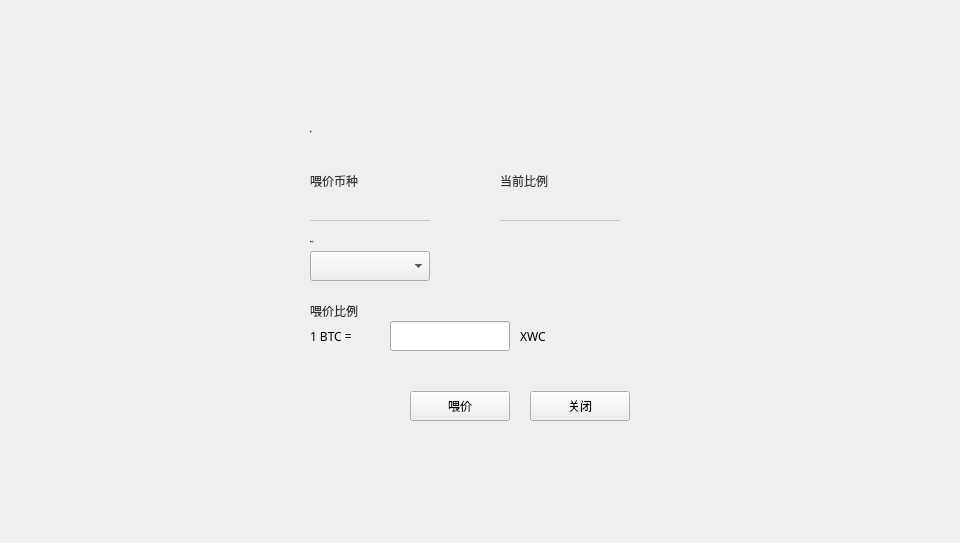
<?xml version="1.0" encoding="UTF-8"?>
<ui version="4.0">
 <class>FeedPriceDialog</class>
 <widget class="QDialog" name="FeedPriceDialog">
  <property name="geometry">
   <rect>
    <x>0</x>
    <y>0</y>
    <width>960</width>
    <height>543</height>
   </rect>
  </property>
  <property name="windowTitle">
   <string>Dialog</string>
  </property>
  <widget class="QWidget" name="widget" native="true">
   <property name="geometry">
    <rect>
     <x>0</x>
     <y>0</y>
     <width>960</width>
     <height>543</height>
    </rect>
   </property>
   <property name="font">
    <font>
     <family>Microsoft YaHei UI Light</family>
     <weight>75</weight>
     <bold>true</bold>
    </font>
   </property>
   <widget class="QWidget" name="containerWidget" native="true">
    <property name="geometry">
     <rect>
      <x>280</x>
      <y>101</y>
      <width>400</width>
      <height>340</height>
     </rect>
    </property>
    <property name="font">
     <font>
      <family>微软雅黑</family>
      <weight>50</weight>
      <bold>false</bold>
     </font>
    </property>
    <property name="styleSheet">
     <string notr="true"/>
    </property>
    <widget class="QToolButton" name="closeBtn">
     <property name="geometry">
      <rect>
       <x>250</x>
       <y>290</y>
       <width>100</width>
       <height>30</height>
      </rect>
     </property>
     <property name="font">
      <font>
       <family>Microsoft YaHei UI Light</family>
       <weight>50</weight>
       <bold>false</bold>
      </font>
     </property>
     <property name="cursor">
      <cursorShape>PointingHandCursor</cursorShape>
     </property>
     <property name="styleSheet">
      <string notr="true"/>
     </property>
     <property name="text">
      <string>关闭</string>
     </property>
    </widget>
    <widget class="QLabel" name="label_2">
     <property name="geometry">
      <rect>
       <x>30</x>
       <y>70</y>
       <width>120</width>
       <height>20</height>
      </rect>
     </property>
     <property name="styleSheet">
      <string notr="true">QLabel{font:  12px &quot;微软雅黑&quot;;color: rgb(51, 51, 51);}

</string>
     </property>
     <property name="text">
      <string>喂价币种</string>
     </property>
    </widget>
    <widget class="QLabel" name="assetLabel">
     <property name="geometry">
      <rect>
       <x>30</x>
       <y>90</y>
       <width>120</width>
       <height>30</height>
      </rect>
     </property>
     <property name="styleSheet">
      <string notr="true">QLabel{border-top:none;border-left:none;border-right:none;border-bottom:1px solid rgb(192,202,212);font: 13px &quot;微软雅黑 Light&quot;;color: rgb(83,107,215);padding:0px 0px 0px 5px;}</string>
     </property>
     <property name="text">
      <string/>
     </property>
    </widget>
    <widget class="QComboBox" name="accountComboBox">
     <property name="geometry">
      <rect>
       <x>30</x>
       <y>150</y>
       <width>120</width>
       <height>30</height>
      </rect>
     </property>
     <property name="font">
      <font>
       <family>微软雅黑</family>
       <weight>50</weight>
       <bold>false</bold>
      </font>
     </property>
     <property name="focusPolicy">
      <enum>Qt::NoFocus</enum>
     </property>
     <property name="styleSheet">
      <string notr="true"/>
     </property>
    </widget>
    <widget class="QLabel" name="label_3">
     <property name="geometry">
      <rect>
       <x>30</x>
       <y>130</y>
       <width>120</width>
       <height>20</height>
      </rect>
     </property>
     <property name="font">
      <font>
       <family>微软雅黑</family>
       <pointsize>-1</pointsize>
       <weight>50</weight>
       <italic>false</italic>
       <bold>false</bold>
      </font>
     </property>
     <property name="styleSheet">
      <string notr="true">QLabel{font:  12px &quot;微软雅黑&quot;;color: rgb(51, 51, 51);}

</string>
     </property>
     <property name="text">
      <string>喂价账户</string>
     </property>
     <property name="alignment">
      <set>Qt::AlignLeading|Qt::AlignLeft|Qt::AlignVCenter</set>
     </property>
    </widget>
    <widget class="QToolButton" name="okBtn">
     <property name="geometry">
      <rect>
       <x>130</x>
       <y>290</y>
       <width>100</width>
       <height>30</height>
      </rect>
     </property>
     <property name="font">
      <font>
       <family>Microsoft YaHei UI Light</family>
       <weight>50</weight>
       <bold>false</bold>
      </font>
     </property>
     <property name="cursor">
      <cursorShape>PointingHandCursor</cursorShape>
     </property>
     <property name="styleSheet">
      <string notr="true"/>
     </property>
     <property name="text">
      <string>喂价</string>
     </property>
    </widget>
    <widget class="QLabel" name="label_4">
     <property name="geometry">
      <rect>
       <x>30</x>
       <y>200</y>
       <width>120</width>
       <height>20</height>
      </rect>
     </property>
     <property name="styleSheet">
      <string notr="true">QLabel{font:  12px &quot;微软雅黑&quot;;color: rgb(51, 51, 51);}

</string>
     </property>
     <property name="text">
      <string>喂价比例</string>
     </property>
    </widget>
    <widget class="QLineEdit" name="quoteLineEdit">
     <property name="geometry">
      <rect>
       <x>110</x>
       <y>220</y>
       <width>120</width>
       <height>30</height>
      </rect>
     </property>
    </widget>
    <widget class="QLabel" name="assetLabel2">
     <property name="geometry">
      <rect>
       <x>30</x>
       <y>220</y>
       <width>80</width>
       <height>30</height>
      </rect>
     </property>
     <property name="text">
      <string>1 BTC =</string>
     </property>
    </widget>
    <widget class="QLabel" name="noAcountLabel">
     <property name="geometry">
      <rect>
       <x>30</x>
       <y>150</y>
       <width>300</width>
       <height>30</height>
      </rect>
     </property>
     <property name="styleSheet">
      <string notr="true">QLabel{font:  12px &quot;微软雅黑&quot;;color: rgb(255,0,0);}

</string>
     </property>
     <property name="text">
      <string>钱包内没有喂价账户</string>
     </property>
    </widget>
    <widget class="QLabel" name="label_12">
     <property name="geometry">
      <rect>
       <x>30</x>
       <y>20</y>
       <width>200</width>
       <height>20</height>
      </rect>
     </property>
     <property name="font">
      <font>
       <family>微软雅黑</family>
       <pointsize>-1</pointsize>
       <weight>50</weight>
       <italic>false</italic>
       <bold>false</bold>
      </font>
     </property>
     <property name="styleSheet">
      <string notr="true">QLabel{font:  14px &quot;微软雅黑&quot;;color: rgb(51, 51, 51);}

</string>
     </property>
     <property name="text">
      <string>喂价</string>
     </property>
     <property name="alignment">
      <set>Qt::AlignLeading|Qt::AlignLeft|Qt::AlignVCenter</set>
     </property>
    </widget>
    <widget class="QLabel" name="currentRateLabel">
     <property name="geometry">
      <rect>
       <x>220</x>
       <y>90</y>
       <width>120</width>
       <height>30</height>
      </rect>
     </property>
     <property name="styleSheet">
      <string notr="true">QLabel{border-top:none;border-left:none;border-right:none;border-bottom:1px solid rgb(192,202,212);font: 13px &quot;微软雅黑 Light&quot;;color: rgb(83,107,215);padding:0px 0px 0px 5px;}</string>
     </property>
     <property name="text">
      <string/>
     </property>
    </widget>
    <widget class="QLabel" name="label_5">
     <property name="geometry">
      <rect>
       <x>220</x>
       <y>70</y>
       <width>120</width>
       <height>20</height>
      </rect>
     </property>
     <property name="styleSheet">
      <string notr="true">QLabel{font:  12px &quot;微软雅黑&quot;;color: rgb(51, 51, 51);}

</string>
     </property>
     <property name="text">
      <string>当前比例</string>
     </property>
    </widget>
    <widget class="QLabel" name="assetLabel3">
     <property name="geometry">
      <rect>
       <x>240</x>
       <y>220</y>
       <width>50</width>
       <height>30</height>
      </rect>
     </property>
     <property name="text">
      <string>XWC</string>
     </property>
    </widget>
    <zorder>noAcountLabel</zorder>
    <zorder>closeBtn</zorder>
    <zorder>label_2</zorder>
    <zorder>assetLabel</zorder>
    <zorder>accountComboBox</zorder>
    <zorder>label_3</zorder>
    <zorder>okBtn</zorder>
    <zorder>label_4</zorder>
    <zorder>quoteLineEdit</zorder>
    <zorder>assetLabel2</zorder>
    <zorder>label_12</zorder>
    <zorder>currentRateLabel</zorder>
    <zorder>label_5</zorder>
    <zorder>assetLabel3</zorder>
   </widget>
  </widget>
 </widget>
 <resources/>
 <connections/>
</ui>
